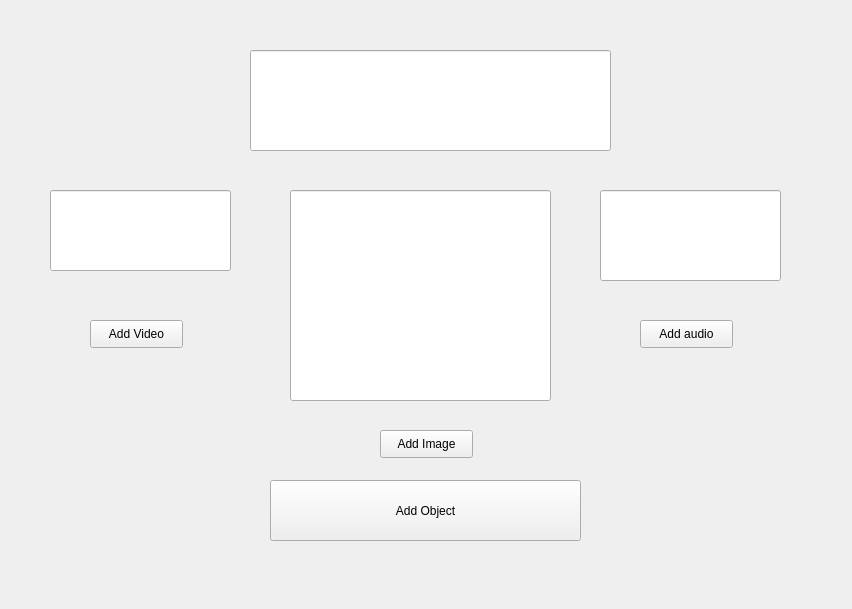
<?xml version="1.0" encoding="UTF-8"?>
<ui version="4.0">
 <class>Form</class>
 <widget class="QWidget" name="Form">
  <property name="geometry">
   <rect>
    <x>0</x>
    <y>0</y>
    <width>852</width>
    <height>609</height>
   </rect>
  </property>
  <property name="mouseTracking">
   <bool>true</bool>
  </property>
  <property name="windowTitle">
   <string>Form</string>
  </property>
  <property name="autoFillBackground">
   <bool>true</bool>
  </property>
  <widget class="QPushButton" name="vidpushButton">
   <property name="geometry">
    <rect>
     <x>90</x>
     <y>320</y>
     <width>93</width>
     <height>28</height>
    </rect>
   </property>
   <property name="text">
    <string>Add Video</string>
   </property>
  </widget>
  <widget class="QPushButton" name="imgpushButton">
   <property name="geometry">
    <rect>
     <x>380</x>
     <y>430</y>
     <width>93</width>
     <height>28</height>
    </rect>
   </property>
   <property name="text">
    <string>Add Image</string>
   </property>
  </widget>
  <widget class="QPushButton" name="audpushButton">
   <property name="geometry">
    <rect>
     <x>640</x>
     <y>320</y>
     <width>93</width>
     <height>28</height>
    </rect>
   </property>
   <property name="text">
    <string>Add audio</string>
   </property>
  </widget>
  <widget class="QPushButton" name="objpushButton">
   <property name="geometry">
    <rect>
     <x>270</x>
     <y>480</y>
     <width>311</width>
     <height>61</height>
    </rect>
   </property>
   <property name="text">
    <string>Add Object</string>
   </property>
  </widget>
  <widget class="QLineEdit" name="addName">
   <property name="geometry">
    <rect>
     <x>250</x>
     <y>50</y>
     <width>361</width>
     <height>101</height>
    </rect>
   </property>
   <property name="font">
    <font>
     <family>MS UI Gothic</family>
    </font>
   </property>
   <property name="locale">
    <locale language="Bengali" country="Bangladesh"/>
   </property>
   <property name="alignment">
    <set>Qt::AlignCenter</set>
   </property>
  </widget>
  <widget class="QLineEdit" name="imglineEdit">
   <property name="geometry">
    <rect>
     <x>290</x>
     <y>190</y>
     <width>261</width>
     <height>211</height>
    </rect>
   </property>
  </widget>
  <widget class="QLineEdit" name="audlineEdit">
   <property name="geometry">
    <rect>
     <x>600</x>
     <y>190</y>
     <width>181</width>
     <height>91</height>
    </rect>
   </property>
  </widget>
  <widget class="QLineEdit" name="vidlineEdit">
   <property name="geometry">
    <rect>
     <x>50</x>
     <y>190</y>
     <width>181</width>
     <height>81</height>
    </rect>
   </property>
  </widget>
 </widget>
 <resources/>
 <connections/>
</ui>
